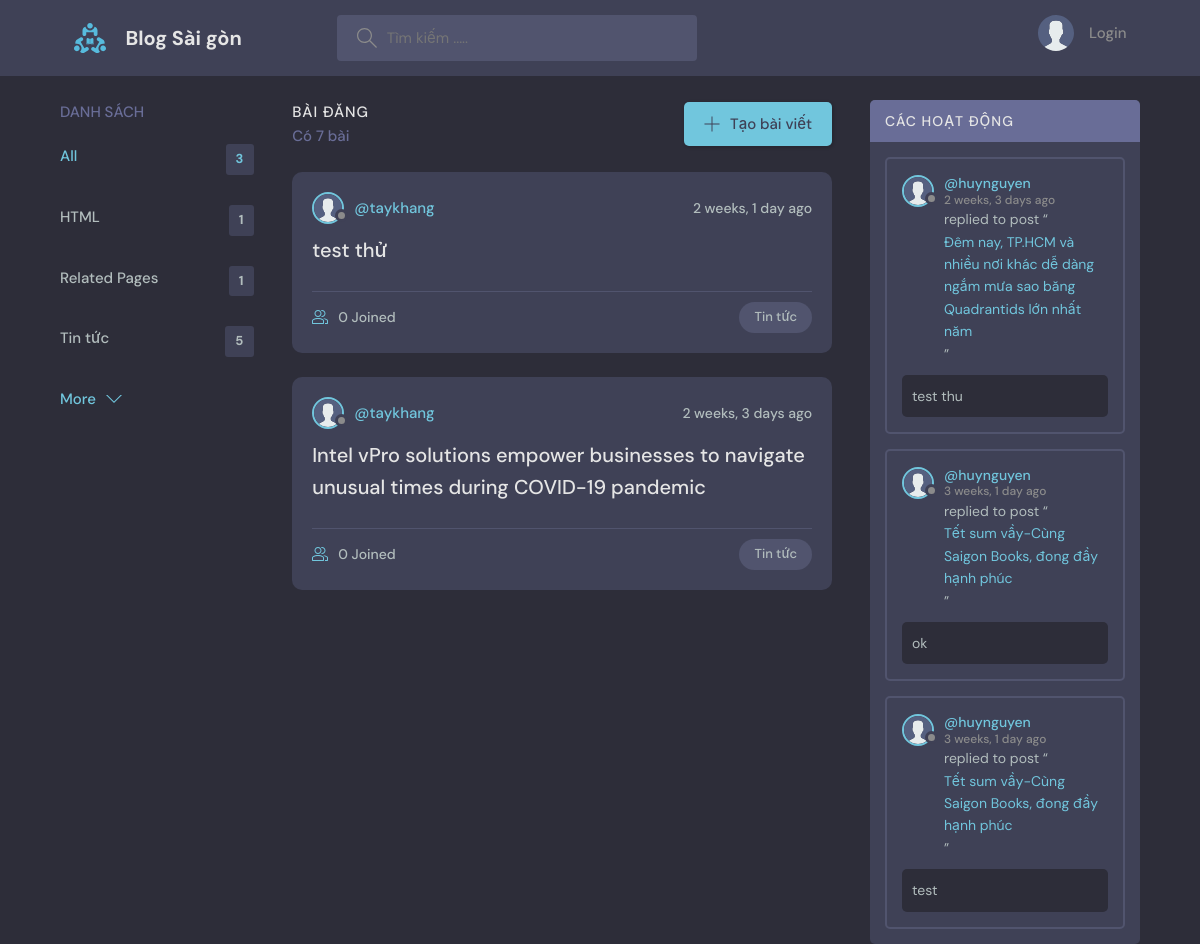
/, run on an earlier commit of the app's database.
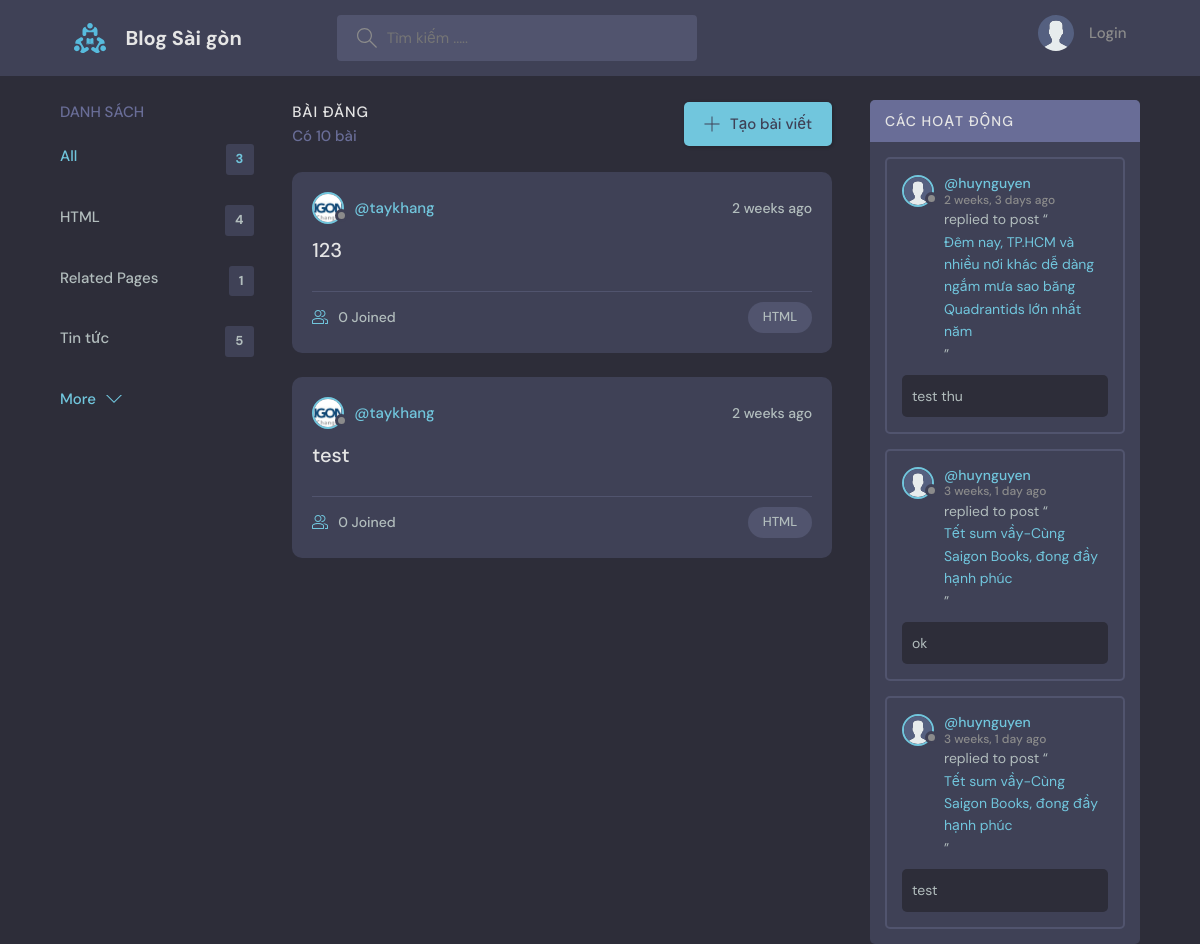
And on a later commit of the database.
### base/models.py (models this page shows, shortened)
class Topic(models.Model):
    name = models.CharField(max_length=200)

class Room(models.Model):
    host = models.ForeignKey(User, on_delete=models.SET_NULL, null=True)
    topic = models.ForeignKey(Topic, on_delete=models.SET_NULL, null=True)
    slug = models.SlugField(max_length=200, db_index=True, null=True, blank=True)
    name = models.CharField(max_length=200)
    description = HTMLField(null=True, blank=True)
    participants = models.ManyToManyField( User, related_name='participants', blank=True)
    updated = models.DateTimeField(auto_now=True)
    created = models.DateTimeField(auto_now_add=True)
    class Meta:
        ordering = ['-updated', '-created']
    def __str__(self):
        return self.name

class User(AbstractUser):
    name = models.CharField(max_length=200, null=True)
    email = models.EmailField(unique=True, null=True)
    bio = models.TextField(null=True)
    avatar = models.ImageField(null=True, default="avatar.svg")
    USERNAME_FIELD = 'email'
    REQUIRED_FIELDS = []

class Message(models.Model):
    user = models.ForeignKey(User, on_delete=models.CASCADE)
    room = models.ForeignKey(Room, on_delete=models.CASCADE)
    body = models.TextField()
    updated = models.DateTimeField(auto_now=True)
    created = models.DateTimeField(auto_now_add=True)
    class Meta:
        ordering = ['-updated', '-created']

### base/views.py (the view)
# urls.py: path('', views.home, name="home"),
def home(request):
    q = request.GET.get('q') if request.GET.get('q') != None else ''
    rooms = Room.objects.filter(
        Q(topic__name__icontains=q) |
        Q(name__icontains=q) |
        Q(description__icontains=q)
    )
    paginator = Paginator(rooms, 2)
    page = request.GET.get('page', 1)
    try:
        homePaginator = paginator.page(page)
    except PageNotAnInteger:
        homePaginator = paginator.page(1)
    except EmptyPage:
        homePaginator = paginator.page(paginator.num_pages)
    topics = Topic.objects.all()[0:5]
    room_count = rooms.count()
    room_messages = Message.objects.filter(
        Q(room__topic__name__icontains=q))[0:3]
    if(request.GET.get('limit')):
        messages.error(request, request.GET.get('mess'))
    context = {'rooms': rooms, 'topics': topics,
               'room_count': room_count, 'room_messages': room_messages, 'homePaginator':homePaginator}
    return render(request, 'base/home.html', context)

### base/templates/base/home.html (shortened to what this page needs)
{% extends 'main.html' %}
{% block content %}
<main class="layout layout--3">
  <div class="container">
    {% include 'base/topics_component.html' %}
    <div class="roomList">
      <div class="roomList__header">
        <div>
          <h2>Bài đăng</h2>
          <p>Có {{room_count}} bài</p>
        </div>
        <a class="btn btn--main" href="{% url 'create-room' %}">
          <svg version="1.1" xmlns="http://www.w3.org/2000/svg" width="32" height="32" viewBox="0 0 32 32">
            <title>add</title>
            <path
              d="M16.943 0.943h-1.885v14.115h-14.115v1.885h14.115v14.115h1.885v-14.115h14.115v-1.885h-14.115v-14.115z">
            </path>
          </svg>
          Tạo bài viết
        </a>
      </div>
      {% include 'base/feed_component.html' %}
    </div>
    {% include 'base/activity_component.html' %}
  </div>
</main>
{% endblock %}

### base/templates/base/topics_component.html
<div class="topics">
    <div class="topics__header">
        <h2>Danh sách</h2>
    </div>
    <ul class="topics__list">
        <li>
            <a href="{% url 'home' %}" class="active">All <span>{{topics.count}}</span></a>
        </li>
        {% for topic in topics %}
        <li>
            <a href="{% url 'home' %}?q={{topic.name}}">{{topic.name}}<span>{{topic.room_set.all.count}}</span></a>
        </li>
        {% endfor %}
    </ul>
    <a class="btn btn--link" href="{% url 'topics' %}">
        More
        <svg version="1.1" xmlns="http://www.w3.org/2000/svg" width="32" height="32" viewBox="0 0 32 32">
            <title>chevron-down</title>
            <path d="M16 21l-13-13h-3l16 16 16-16h-3l-13 13z"></path>
        </svg>
    </a>
</div>

### base/templates/base/feed_component.html (shortened to what this page needs)
<div class="infinite-container">
    {% for room in homePaginator %}
    <div class="roomListRoom infinite-item">
        <div class="roomListRoom__header">
            <a href="{% url 'user-profile' room.host.id %}" class="roomListRoom__author">
                <div class="avatar avatar--small">
                    <img src="{{room.host.avatar.url}}" />
                </div>
                <span>@{{room.host.username}}</span>
            </a>
            <div class="roomListRoom__actions">
                <span>{{room.created|timesince}} ago</span>
            </div>
        </div>
        <div class="roomListRoom__content">
            <a href="{% url 'room' room.id %}">{{room.name}}</a>
        </div>
        <div class="roomListRoom__meta">
            <a href="{% url 'room' room.id %}" class="roomListRoom__joined">
                {{room.participants.all.count}} Joined
            </a>
            <p class="roomListRoom__topic">{{room.topic.name}}</p>
        </div>
    </div>
    {% endfor %}
</div>

### base/templates/base/activity_component.html (shortened to what this page needs)
<div class="activities">
    <div class="activities__header">
        <h2>Các hoạt động</h2>
    </div>
    {% for message in room_messages %}
    <div class="activities__box">
        <div class="activities__boxHeader roomListRoom__header">
            <a href="{% url 'user-profile' message.user.id %}" class="roomListRoom__author">
                <div class="avatar avatar--small">
                    <img src="{{message.user.avatar.url}}" />
                </div>
                <p>
                    @{{message.user.username}}
                    <span>{{message.created|timesince}} ago</span>
                </p>
            </a>
        </div>
        <div class="activities__boxContent">
            <p>replied to post “<a href="{% url 'room' message.room.id %}">{{message.room}}</a>”</p>
            <div class="activities__boxRoomContent">{{message.body}}</div>
        </div>
    </div>
    {% endfor %}
</div>

What changed in the data, as far as the page shows it:
no longer on this page (row unchanged): Room: host.avatar (placeholder picture), host.username "taykhang", created "2 weeks, 1 day", name "test thử", participants.all.count "0", topic.name "Tin tức"
no longer on this page (row unchanged): Room: host.avatar (placeholder picture), host.username "taykhang", created "2 weeks, 3 days", name "Intel vPro solutions empower businesses to navigate unusual times during COVID-19 pandemic", participants.all.count "0", topic.name "Tin tức"
computed for Topic "HTML": room_set.all.count "1" → "4"
added Room: host.avatar (picture), host.username "taykhang", created "2 weeks", name "123", participants.all.count "0", topic.name "HTML"
added Room: host.avatar (picture), host.username "taykhang", created "2 weeks", name "test", participants.all.count "0", topic.name "HTML"
Also different on the page:
{{ room_count }}: "7" → "10"
